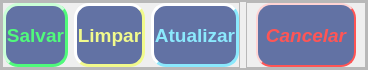
               <widget class="QFrame" name="frame_9">
                <property name="maximumSize">
                 <size>
                  <width>16777215</width>
                  <height>70</height>
                 </size>
                </property>
                <property name="frameShape">
                 <enum>QFrame::StyledPanel</enum>
                </property>
                <property name="frameShadow">
                 <enum>QFrame::Raised</enum>
                </property>
                <layout class="QHBoxLayout" name="horizontalLayout_5">
                 <property name="spacing">
                  <number>0</number>
                 </property>
                 <property name="leftMargin">
                  <number>0</number>
                 </property>
                 <property name="topMargin">
                  <number>0</number>
                 </property>
                 <property name="rightMargin">
                  <number>0</number>
                 </property>
                 <property name="bottomMargin">
                  <number>0</number>
                 </property>
                 <item>
                  <widget class="QFrame" name="frame_10">
                   <property name="maximumSize">
                    <size>
                     <width>900</width>
                     <height>16777215</height>
                    </size>
                   </property>
                   <property name="frameShape">
                    <enum>QFrame::StyledPanel</enum>
                   </property>
                   <property name="frameShadow">
                    <enum>QFrame::Raised</enum>
                   </property>
                   <layout class="QHBoxLayout" name="horizontalLayout_6">
                    <property name="leftMargin">
                     <number>0</number>
                    </property>
                    <property name="topMargin">
                     <number>0</number>
                    </property>
                    <property name="rightMargin">
                     <number>0</number>
                    </property>
                    <property name="bottomMargin">
                     <number>0</number>
                    </property>
                    <item>
                     <widget class="QFrame" name="frame_12">
                      <property name="frameShape">
                       <enum>QFrame::StyledPanel</enum>
                      </property>
                      <property name="frameShadow">
                       <enum>QFrame::Raised</enum>
                      </property>
                      <layout class="QHBoxLayout" name="horizontalLayout_7">
                       <property name="leftMargin">
                        <number>0</number>
                       </property>
                       <property name="topMargin">
                        <number>0</number>
                       </property>
                       <property name="rightMargin">
                        <number>0</number>
                       </property>
                       <property name="bottomMargin">
                        <number>0</number>
                       </property>
                       <item>
                        <widget class="QPushButton" name="pushButton">
                         <property name="sizePolicy">
                          <sizepolicy hsizetype="Minimum" vsizetype="Expanding">
                           <horstretch>0</horstretch>
                           <verstretch>0</verstretch>
                          </sizepolicy>
                         </property>
                         <property name="font">
                          <font>
                           <pointsize>14</pointsize>
                           <bold>true</bold>
                          </font>
                         </property>
                         <property name="styleSheet">
                          <string notr="true">QPushButton{
border:3px solid #50fa7b ;
border-radius: 15px;
border-style:outset;

color:#50fa7b;
background-color:#6272a4;
}

QPushButton:hover{
border:3px solid #50fa7b ;
border-radius: 15px;
border-style:outset;

color:#6272a4;
background-color:#50fa7b;
}

QPushButton:Pressed{
border:3px solid #50fa7b ;
border-radius: 15px;

border-style:inset;

color:#6272a4;
background-color:#50fa6b;
}</string>
                         </property>
                         <property name="text">
                          <string>Salvar</string>
                         </property>
                        </widget>
                       </item>
                       <item>
                        <widget class="QPushButton" name="pushButton_2">
                         <property name="sizePolicy">
                          <sizepolicy hsizetype="Minimum" vsizetype="Expanding">
                           <horstretch>0</horstretch>
                           <verstretch>0</verstretch>
                          </sizepolicy>
                         </property>
                         <property name="font">
                          <font>
                           <pointsize>14</pointsize>
                           <bold>true</bold>
                          </font>
                         </property>
                         <property name="styleSheet">
                          <string notr="true">QPushButton{
border:3px solid #f1fa8c ;
border-radius: 15px;
border-style:outset;
border-radius: 15px;
background-color:#6272a4;
color:#f1fa8c;
}
QPushButton:hover{
border:3px solid #f1fa8c ;
border-radius: 15px;
border-style:outset;
background-color:#f1f98c;
color:#6272a4;
}
QPushButton:Pressed{
border:3px solid #c5d957;
border-radius: 15px;
border-style:inset;
background-color:#f1f98c;
color:#6272a4;
}</string>
                         </property>
                         <property name="text">
                          <string>Limpar</string>
                         </property>
                        </widget>
                       </item>
                       <item>
                        <widget class="QPushButton" name="pushButton_3">
                         <property name="sizePolicy">
                          <sizepolicy hsizetype="Minimum" vsizetype="Expanding">
                           <horstretch>0</horstretch>
                           <verstretch>0</verstretch>
                          </sizepolicy>
                         </property>
                         <property name="font">
                          <font>
                           <pointsize>14</pointsize>
                           <bold>true</bold>
                          </font>
                         </property>
                         <property name="styleSheet">
                          <string notr="true">QPushButton{
border:3px solid #8be9fd;
border-radius: 15px;
border-style: outset;

background-color:#6272a4;
color:#8be9fd;
}
QPushButton:hover{
border:3px solid #8be9fd;
border-radius: 15px;
border-style: outset;

background-color:#8be9fd;;
color:#6272a4;
}
QPushButton:Pressed{
border:3px solid #8be9fd;
border-radius: 15px;
border-style: inset;

background-color:#8be9fd;;
color:#6272a4;
}
</string>
                         </property>
                         <property name="text">
                          <string>Atualizar</string>
                         </property>
                        </widget>
                       </item>
                      </layout>
                     </widget>
                    </item>
                    <item>
                     <widget class="QFrame" name="frame_11">
                      <property name="minimumSize">
                       <size>
                        <width>120</width>
                        <height>0</height>
                       </size>
                      </property>
                      <property name="maximumSize">
                       <size>
                        <width>90</width>
                        <height>16777215</height>
                       </size>
                      </property>
                      <property name="frameShape">
                       <enum>QFrame::StyledPanel</enum>
                      </property>
                      <property name="frameShadow">
                       <enum>QFrame::Raised</enum>
                      </property>
                      <layout class="QVBoxLayout" name="verticalLayout_20">
                       <property name="topMargin">
                        <number>0</number>
                       </property>
                       <property name="bottomMargin">
                        <number>0</number>
                       </property>
                       <item>
                        <widget class="QPushButton" name="btn_Configuracao_Cancelar">
                         <property name="sizePolicy">
                          <sizepolicy hsizetype="Minimum" vsizetype="Expanding">
                           <horstretch>0</horstretch>
                           <verstretch>0</verstretch>
                          </sizepolicy>
                         </property>
                         <property name="font">
                          <font>
                           <pointsize>14</pointsize>
                           <italic>true</italic>
                           <bold>true</bold>
                          </font>
                         </property>
                         <property name="styleSheet">
                          <string notr="true">QPushButton{
border:2px solid #ff5555;
border-radius: 15px;
border-style: outset;

background-color:#6272a4;
color:#ff5555;
}
QPushButton:hover{
background-color:#ff5555;
color:#6272a4;
}

QPushButton:Pressed{
border-style: inset;
}</string>
                         </property>
                         <property name="text">
                          <string>Cancelar</string>
                         </property>
                        </widget>
                       </item>
                      </layout>
                     </widget>
                    </item>
                   </layout>
                  </widget>
                 </item>
                </layout>
               </widget>
